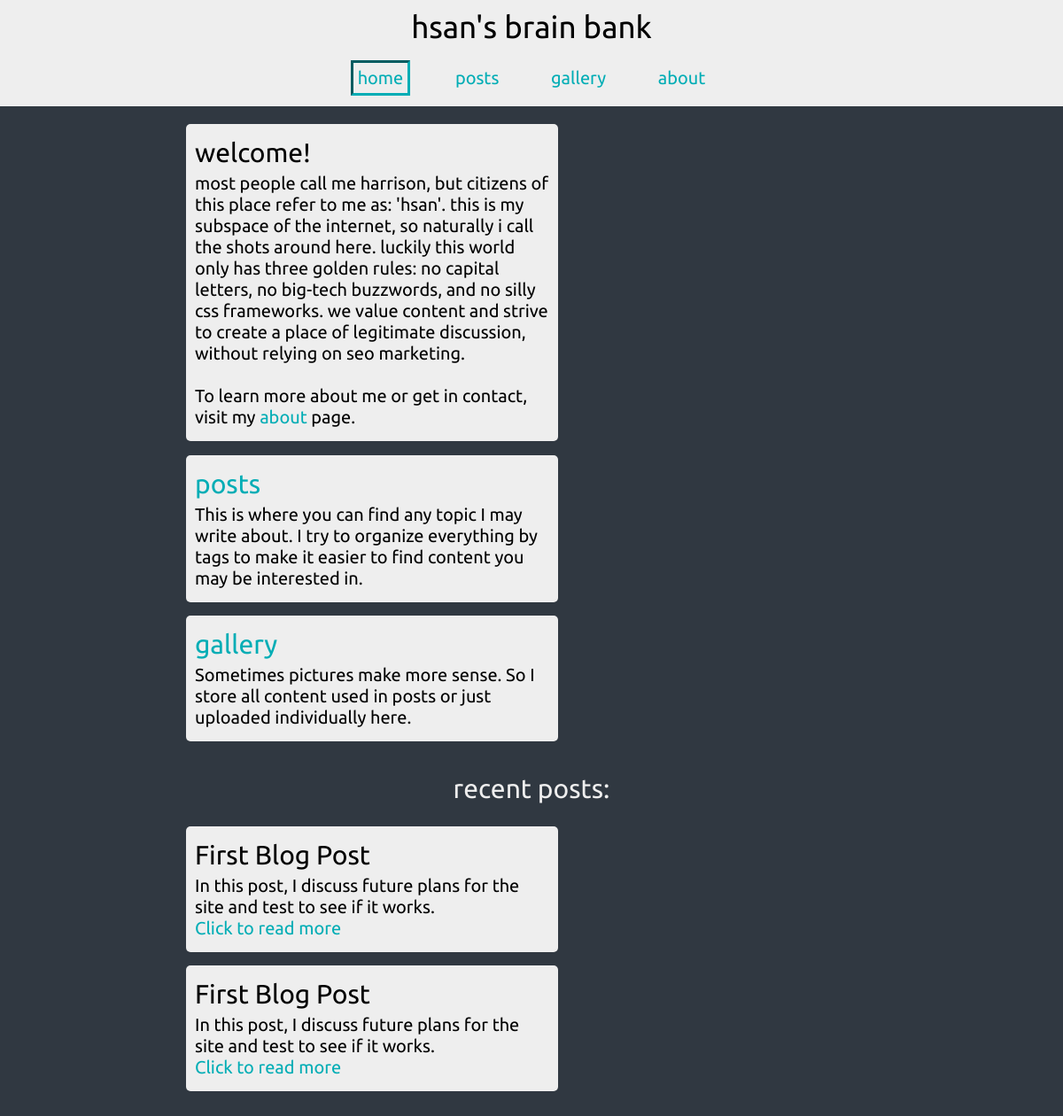
Before: / with the older database file.
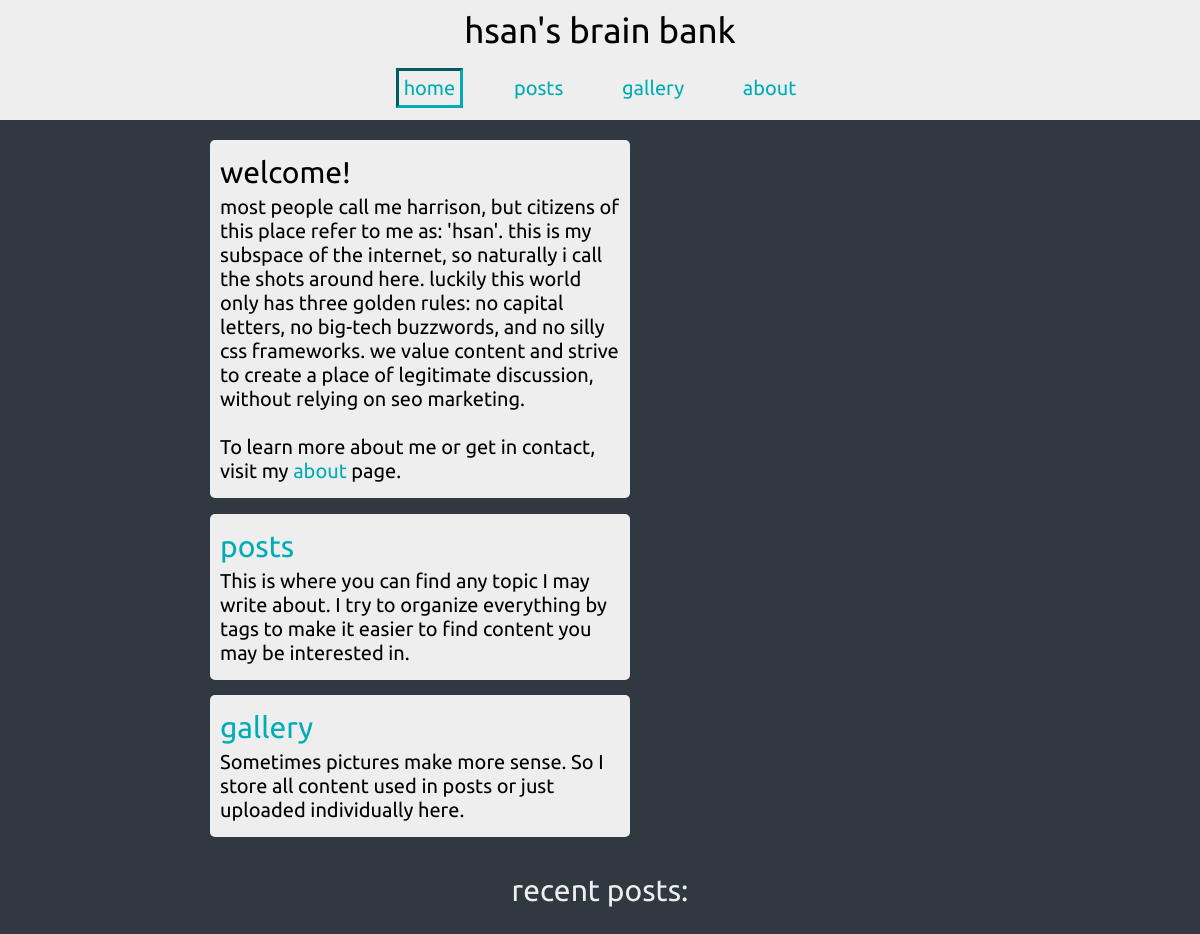
After: the same page with the newer database file.
### tables this page shows
CREATE TABLE post (
    id INTEGER PRIMARY KEY AUTOINCREMENT,
    created TIMESTAMP DEFAULT CURRENT_TIMESTAMP,
    title TEXT NOT NULL,
    description TEXT NOT NULL,
    body TEXT NOT NULL
);

### brainbank/routes.py (the view)
@with_appcontext
@current_app.route('/')
def home():
    posts = db.get_posts(orderByDate=True, limit=2)
    return render_template('home.html', current='home', posts=posts)

### brainbank/db.py (called while the page is built, shortened)
def get_db():
    if 'db' not in g:
        g.db = sqlite3.connect(
            app.config['DATABASE_URI'],
            detect_types=sqlite3.PARSE_DECLTYPES
        )
        g.db.row_factory = sqlite3.Row
    return g.db

def query_db(query, args=()):
    cur = get_db().execute(query, args)
    rv = cur.fetchall()
    cur.close()
    return rv

def get_posts(startDate=None, endDate=None, orderByDate=True, \
              tags=None, id=None, values=["*"], limit=None):
    query = 'SELECT '
    args = []
    query += ', '.join(values)
    query += ' FROM post '
    firstInList = True
    if startDate:
        query += 'WHERE '
        query += '? <= created '
        args.append(startDate)
        firstInList = False
    if orderByDate:
        query += 'ORDER BY created DESC '
    if limit:
        query += 'LIMIT ? '
        args.append(limit)
    return query_db(query, list(args))

### brainbank/templates/home.html
{% extends 'layout.html' %}
{% block content %}
    <div class="content-alternating-boxes">
        <div class="post-snippet">
            <h2>welcome!</h2>
            <div>
                most people call me harrison, but citizens of this place refer to me as: 'hsan'.
                this is my subspace of the internet, so naturally i call the shots around here. luckily
                this world only has three golden rules: no capital letters, no big-tech buzzwords, and no silly
                css frameworks. we value content and strive to create a place of legitimate discussion, without
                relying on seo marketing.
                <br /><br />
                To learn more about me or get in contact, visit my <a href="/about">about</a> page.
            </div>
        </div>
        <div class="post-snippet">
            <h2><a href="/journal">posts</a></h2>
            <div>
                This is where you can find any topic I may write about. I try to organize everything by tags to make it easier to find content you may be interested in.
            </div>
        </div>
        <div class="post-snippet">
            <h2><a href="/gallery">gallery</a></h2>
            <div>
                Sometimes pictures make more sense. So I store all content used in posts or just uploaded individually here.
            </div>
        </div>
    </div>
    <div style="color:  #eeeeee">
        <h2>recent posts:</h2>
    </div>
    <div class="content-alternating-boxes">
        {% for i in range(posts | length) %}
            {% include 'post-snippet.html' %}
        {% endfor %}
    </div>
{% endblock %}

### brainbank/templates/layout.html (shortened to what this page needs)
<!doctype html>
<html lang="en" dir="ltr">
    <head>
        <link rel="stylesheet" type="text/css" href="{{ url_for('static', filename='css/main.css') }}">
    </head>
    <body>
        <div class="layout">
            {% include 'navbar.html' %}
            {% block content %}{% endblock %}
        </div>
    </body>
</html>

### brainbank/templates/navbar.html
<header>
    <link rel="stylesheet" href="{{ url_for('static', filename='css/navbar.css') }}">
    <h1>
        hsan's brain bank
    </h1>
    <nav>
        {% if current=="home" %}
            <a href="/" class="current">home</a>
        {% else %}
            <a href="/">home</a>
        {% endif %}
        {% if current=="journal" %}
            <a href="/journal" class="current">posts</a>
        {% else %}
            <a href="/journal">posts</a>
        {% endif %}
        {% if current=="gallery" %}
            <a href="/gallery" class="current">gallery</a>
        {% else %}
            <a href="/gallery">gallery</a>
        {% endif %}
        {% if current=="about" %}
            <a href="/about" class="current">about</a>
        {% else %}
            <a href="/about">about</a>
        {% endif %}
    </nav>
</header>

### brainbank/templates/post-snippet.html
<div class="post-snippet">
    <h2>{{ posts[i].title }}</h2>
    <div>{{ posts[i].description }}</div>
    <a href=" {{ '/post/%s'%posts[i].id }}">Click to read more</a>
</div>

### brainbank/static/css/main.css (style rules this page uses)
html, body { margin: 0; height: 100%; }
.layout { height: 100%; width: 100%; display: flex; flex-direction: column; align-items: center; overflow: auto; background-color: #303841; }
h1 { font: 35px 'Ubuntu', 'Lucida Bright'; }
h2 { font: 30px 'Ubuntu', 'Lucida Bright'; margin: 0 0 5px 0; }
a { color: #00adb5; text-decoration: None; }
.content-alternating-boxes { display: flex; flex-wrap: wrap; justify-content: space-between; padding: 20px; width: 65%; }
.content-alternating-boxes > div { min-width: 400px; width: 47%; margin-bottom: 2%; }
.post-snippet { background-color: #eeeeee; border-radius: 5px; padding: 15px 10px; font: 20px 'Ubuntu', 'Lucida Bright'; }

### brainbank/static/css/navbar.css (style rules this page uses)
header { align-items: center; background-color: #eeeeee; display: flex; flex-direction: column; justify-content: space-around; width: 100%; }
h1 { margin: 10px 0; }
nav { display: flex; justify-content: space-evenly; margin: 10px 0 15px 0; width: 500px; }
nav a { font: 20px 'Ubuntu', 'Lucida Bright'; padding: 5px 5px; }
a.current { outline-style: inset; }

Changed rows visible on the page:
removed post: title "First Blog Post", description "In this post, I discuss future plans for the site and test to see if it works."
removed post: title "First Blog Post", description "In this post, I discuss future plans for the site and test to see if it works."
Other visible differences:
list line gone: "Click to read more"
